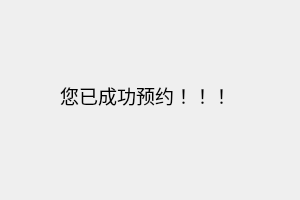
<?xml version="1.0" encoding="UTF-8"?>
<ui version="4.0">
 <class>SuccessAddAppointmentDlg</class>
 <widget class="QDialog" name="SuccessAddAppointmentDlg">
  <property name="geometry">
   <rect>
    <x>0</x>
    <y>0</y>
    <width>300</width>
    <height>200</height>
   </rect>
  </property>
  <property name="windowTitle">
   <string>Dialog</string>
  </property>
  <widget class="QLabel" name="label_warming">
   <property name="geometry">
    <rect>
     <x>60</x>
     <y>50</y>
     <width>251</width>
     <height>91</height>
    </rect>
   </property>
   <property name="font">
    <font>
     <pointsize>14</pointsize>
    </font>
   </property>
   <property name="text">
    <string>您已成功预约！！！</string>
   </property>
  </widget>
 </widget>
 <resources/>
 <connections/>
</ui>
